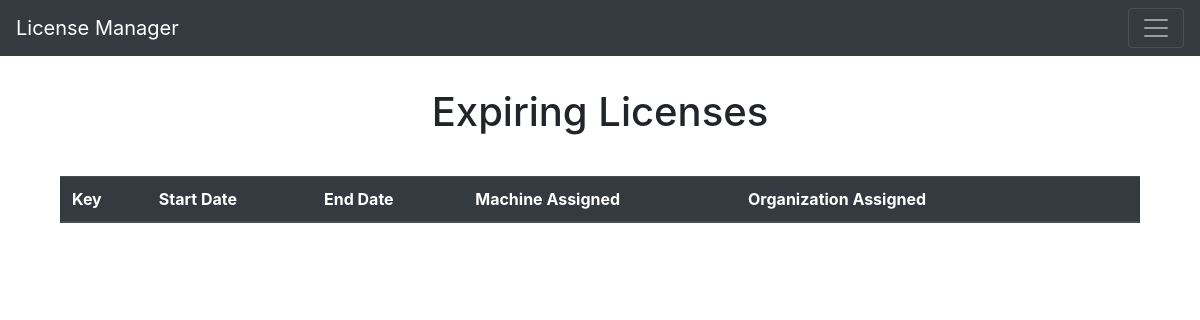
/expiring, run on an earlier commit of the app's database.
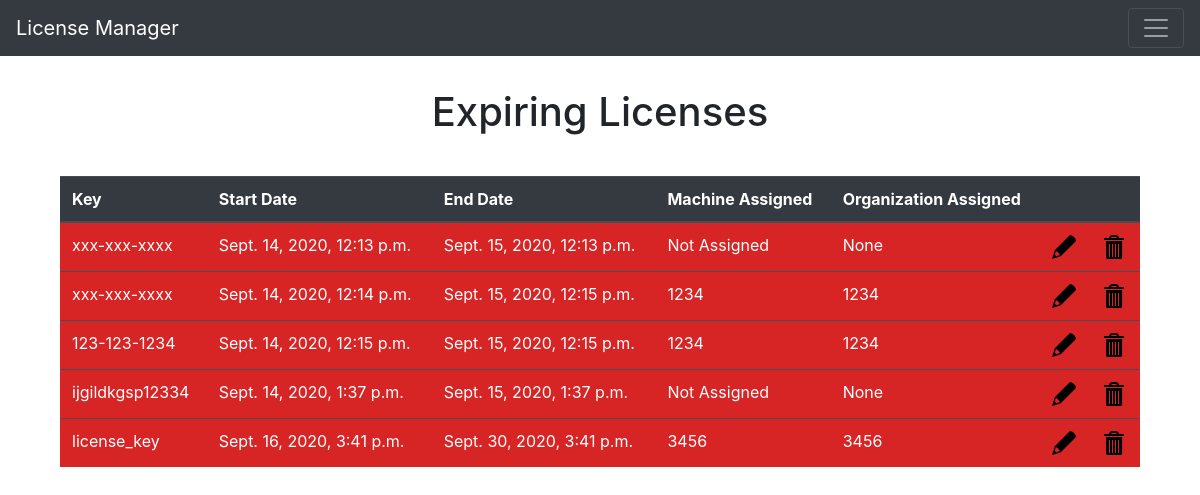
And on a later commit of the database.
### dashboard/models.py (models this page shows)
class License(models.Model):
    name = models.CharField(max_length=200)
    key = models.CharField(max_length=200)
    start_date = models.DateTimeField('start date')
    end_date = models.DateTimeField('end date')
    on_machine = models.ForeignKey(Machine, on_delete=models.CASCADE, null=True, blank=True)
    def __str__(self):
        return self.name + " (" + self.key + ")"

class Machine(models.Model):
    serial_number = models.CharField(max_length=200)
    assigned_to = models.ForeignKey(Soldier, on_delete=models.CASCADE, null=True, blank=True)
    def __str__(self):
        return self.serial_number

### dashboard/views.py (the view)
# urls.py: path('expiring', views.expiring, name='expiring'),
def expiring(request):
    licenses = License.objects.order_by('end_date')
    print("In epiring=======================================")
    for l in licenses:
        print(l)
    green, amber, red = classify_by_time(licenses)
    context = {'green':green, 'amber':amber, 'red':red}
    return render(request, 'expired.html', context)

### dashboard/helper_funcs.py (called while the page is built)
def classify_by_time(licenses):
    green = []
    amber = []
    red =[]
    current_date_and_time = timezone.now()
    days_ahead = 120
    hours_added = datetime.timedelta(hours = days_ahead*24)
    green_time = current_date_and_time + hours_added
    days_ahead = 60
    hours_added = datetime.timedelta(hours = days_ahead*24)
    amber_time = current_date_and_time + hours_added
    for license in licenses:
        if license.end_date >= green_time:
            green.append(license)
        elif license.end_date >= amber_time:
            amber.append(license)
        else:
            red.append(license)
    return (green, amber, red)

### dashboard/templates/expired.html (shortened to what this page needs)
{% extends "base.html" %}
{% block content %}
{% load static %}
<link rel="stylesheet" type="text/css" href="{% static 'dashboard/css/twiggy_style.css' %}">
<div class="license-details-panel">
    <h1 class="license-details-title">Expiring Licenses</h1>
    <table class="table table-dark">
  <thead>
    <tr>
      <th scope="col">Key</th>
      <th scope="col">Start Date</th>
      <th scope="col">End Date</th>
      <th scope="col">Machine Assigned</th>
      <th scope="col">Organization Assigned</th>
      <th scope="col"></th>
      <th scope="col"></th>
    </tr>
  </thead>
  <tbody>
    {% for license in red %}
    <tr style="background-color: #D72525;">
      <td>{{ license.key }}</td>
      <td>{{ license.start_date }}</td>
      <td>{{ license.end_date }}</td>
      {% if license.on_machine %}
        <td>{{ license.on_machine }}</td>
      {% else %}
        <td>Not Assigned</td>
      {% endif %}
      <td>{{ license.on_machine }}</td>
      <td><a href="/"><img src="{% static 'dashboard/img/pencil.png' %}" alt="Pencil"></a></td>
      <td><a href="/"><img src="{% static 'dashboard/img/trash.png' %}" alt="Trash"></a></td>
    </tr>
    {% endfor %}
  </tbody>
</table>
</div>
{% endblock %}

### dashboard/templates/base.html (shortened to what this page needs)
{% load bootstrap4 %}
{% bootstrap_css %}
{% load static %}
<!doctype html>
<html lang="en">
<head>
</head>
<body>
  <nav class="navbar navbar-dark bg-dark">
    <a class="navbar-brand" href="/">License Manager</a>
    <button class="navbar-toggler" type="button" data-toggle="collapse" data-target="#navbarNavAltMarkup" aria-controls="navbarNavAltMarkup" aria-expanded="false" aria-label="Toggle navigation">
      <span class="navbar-toggler-icon"></span>
    </button>
  </nav>
{% block content %}{% endblock %}
</body>
</html>

### dashboard/static/dashboard/css/twiggy_style.css (style rules this page uses)
.license-details-panel { width: 90%; margin: auto; padding-top: 2em; }
.license-details-title { margin:auto; text-align: center; padding-bottom: 1em; }

What changed in the data, as far as the page shows it:
added License: key "xxx-xxx-xxxx", start_date "Sept. 14, 2020, 12:13 p.m.", end_date "Sept. 15, 2020, 12:13 p.m.", shows "Not Assigned", on_machine "None"
added License: key "xxx-xxx-xxxx", start_date "Sept. 14, 2020, 12:14 p.m.", end_date "Sept. 15, 2020, 12:15 p.m.", on_machine "1234"
added License: key "123-123-1234", start_date "Sept. 14, 2020, 12:15 p.m.", end_date "Sept. 15, 2020, 12:15 p.m.", on_machine "1234"
added License: key "ijgildkgsp12334", start_date "Sept. 14, 2020, 1:37 p.m.", end_date "Sept. 15, 2020, 1:37 p.m.", shows "Not Assigned", on_machine "None"
added License: key "license_key", start_date "Sept. 16, 2020, 3:41 p.m.", end_date "Sept. 30, 2020, 3:41 p.m.", on_machine "3456"
